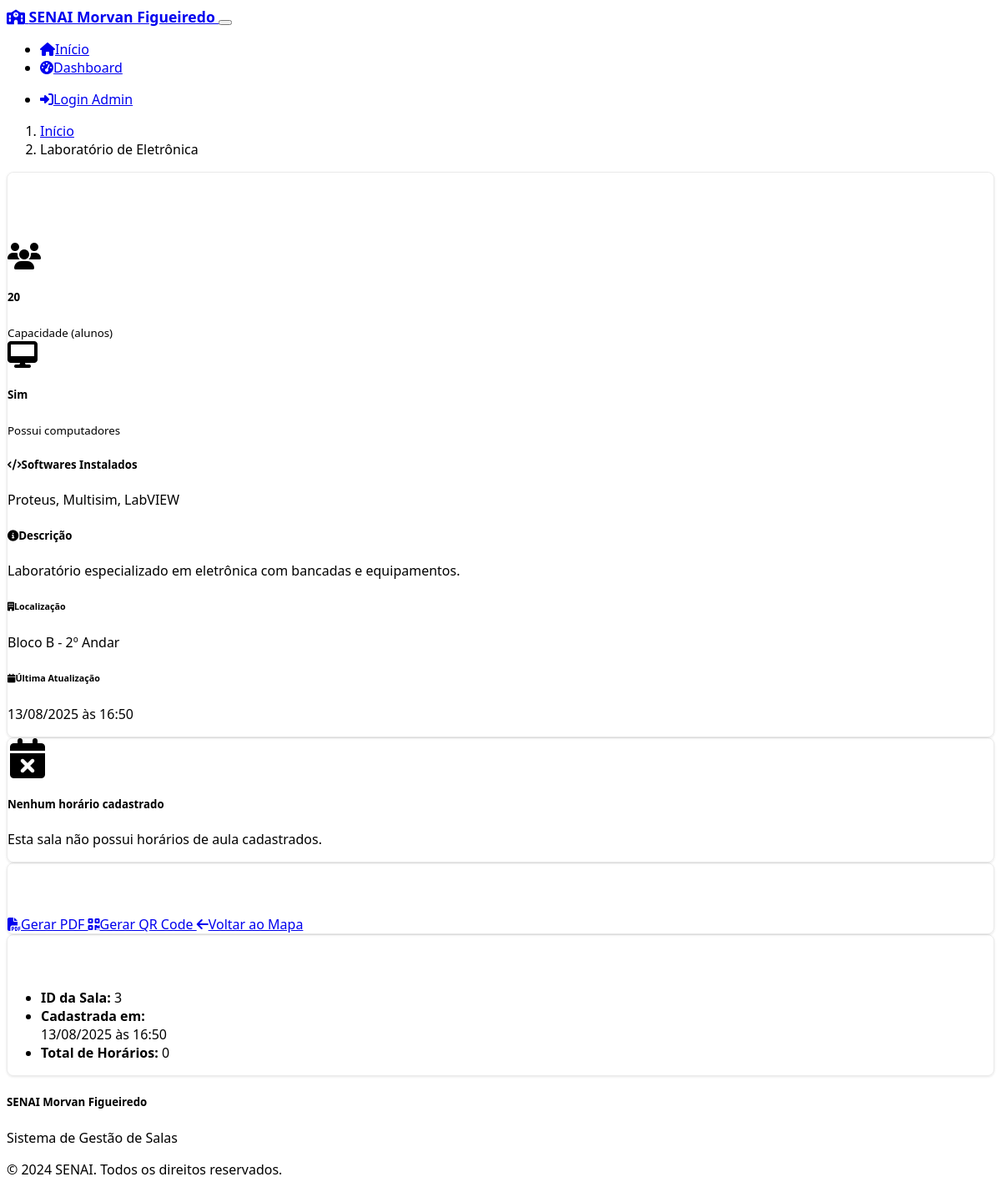
/classroom/3, run on the app's committed database.
### models.py (models this page shows, shortened)
class Classroom(db.Model):
    id = db.Column(db.Integer, primary_key=True)
    name = db.Column(db.String(100), nullable=False)
    capacity = db.Column(db.Integer, nullable=False)
    has_computers = db.Column(db.Boolean, default=False)
    software = db.Column(db.Text, default='')
    description = db.Column(db.Text, default='')
    floor = db.Column(db.Integer, nullable=False)
    block = db.Column(db.String(10), nullable=False)
    image_url = db.Column(db.String(255), default='')
    created_at = db.Column(db.DateTime, default=datetime.utcnow)
    updated_at = db.Column(db.DateTime, default=datetime.utcnow, onupdate=datetime.utcnow)
    schedules = db.relationship('Schedule', backref='classroom', lazy=True, cascade='all, delete-orphan')

### routes.py (the view)
@app.route('/classroom/<int:classroom_id>')
def classroom_detail(classroom_id):
    classroom = Classroom.query.get_or_404(classroom_id)
    schedules = Schedule.query.filter_by(classroom_id=classroom_id, is_active=True).all()
    return render_template('classroom.html', classroom=classroom, schedules=schedules)

### templates/classroom.html (shortened to what this page needs)
{% extends "base.html" %}
{% block content %}
<div class="container">
    <div class="row">
        <div class="col-12">
            <nav aria-label="breadcrumb">
                <ol class="breadcrumb">
                    <li class="breadcrumb-item"><a href="{{ url_for('index') }}">Início</a></li>
                    <li class="breadcrumb-item active">{{ classroom.name }}</li>
                </ol>
            </nav>
        </div>
    </div>
    <div class="row">
        <div class="col-lg-8">
            <div class="card">
                <div class="card-header d-flex justify-content-between align-items-center">
                    <h3 class="mb-0"><i class="fas fa-door-open me-2 text-primary"></i>{{ classroom.name }}</h3>
                    <span class="badge bg-primary fs-6">{{ classroom.block }}{{ classroom.floor }}</span>
                </div>
                <div class="card-body">
                    <div class="row mb-4">
                        <div class="col-md-6">
                            <div class="d-flex align-items-center mb-3">
                                <i class="fas fa-users fa-2x text-info me-3"></i>
                                <div>
                                    <h5 class="mb-0">{{ classroom.capacity }}</h5>
                                    <small class="text-muted">Capacidade (alunos)</small>
                                </div>
                            </div>
                        </div>
                        <div class="col-md-6">
                            <div class="d-flex align-items-center mb-3">
                                {% if classroom.has_computers %}
                                    <i class="fas fa-desktop fa-2x text-success me-3"></i>
                                    <div>
                                        <h5 class="mb-0 text-success">Sim</h5>
                                        <small class="text-muted">Possui computadores</small>
                                    </div>
                                {% else %}
                                    <i class="fas fa-times fa-2x text-danger me-3"></i>
                                    <div>
                                        <h5 class="mb-0 text-danger">Não</h5>
                                        <small class="text-muted">Possui computadores</small>
                                    </div>
                                {% endif %}
                            </div>
                        </div>
                    </div>
                    {% if classroom.software %}
                    <div class="mb-4">
                        <h5><i class="fas fa-code me-2"></i>Softwares Instalados</h5>
                        <div class="bg-light p-3 rounded">
                            {{ classroom.software }}
                        </div>
                    </div>
                    {% endif %}
                    {% if classroom.description %}
                    <div class="mb-4">
                        <h5><i class="fas fa-info-circle me-2"></i>Descrição</h5>
                        <div class="bg-light p-3 rounded">
                            {{ classroom.description }}
                        </div>
                    </div>
                    {% endif %}
                    <div class="row">
                        <div class="col-md-6">
                            <h6><i class="fas fa-building me-2"></i>Localização</h6>
                            <p>Bloco {{ classroom.block }} - {{ classroom.floor }}º Andar</p>
                        </div>
                        <div class="col-md-6">
                            <h6><i class="fas fa-calendar me-2"></i>Última Atualização</h6>
                            <p>{{ classroom.updated_at.strftime('%d/%m/%Y às %H:%M') if classroom.updated_at else 'Não informado' }}</p>
                        </div>
                    </div>
                </div>
            </div>
            {% if schedules %}
            <div class="card mt-4">
                <div class="card-header">
                    <h5 class="mb-0"><i class="fas fa-calendar-alt me-2"></i>Horários de Aula</h5>
                </div>
                <div class="card-body">
                    <div class="table-responsive">
                        <table class="table table-striped">
                            <thead>
                                <tr>
                                    <th>Dia</th>
                                    <th>Turno</th>
                                    <th>Horário</th>
                                    <th>Curso</th>
                                    <th>Instrutor</th>
                                </tr>
                            </thead>
                            <tbody>
                                {% for schedule in schedules %}
                                <tr>
                                    <td>{{ schedule.to_dict()['day_name'] }}</td>
                                    <td>
                                        <span class="badge bg-secondary">
                                            {% if schedule.shift == 'morning' %}Manhã
                                            {% elif schedule.shift == 'afternoon' %}Tarde
                                            {% elif schedule.shift == 'fullday' %}Integral
                                            {% elif schedule.shift == 'night' %}Noite
                                            {% endif %}
                                        </span>
                                    </td>
                                    <td>{{ schedule.start_time }} - {{ schedule.end_time }}</td>
                                    <td>{{ schedule.course_name }}</td>
                                    <td>{{ schedule.instructor or 'Não informado' }}</td>
                                </tr>
                                {% endfor %}
                            </tbody>
                        </table>
                    </div>
                </div>
            </div>
            {% else %}
            <div class="card mt-4">
                <div class="card-body text-center">
                    <i class="fas fa-calendar-times fa-3x text-muted mb-3"></i>
                    <h5>Nenhum horário cadastrado</h5>
                    <p class="text-muted">Esta sala não possui horários de aula cadastrados.</p>
                </div>
            </div>
            {% endif %}
        </div>
        <div class="col-lg-4">
            <div class="card">
                <div class="card-header">
                    <h5 class="mb-0"><i class="fas fa-cogs me-2"></i>Ações</h5>
                </div>
                <div class="card-body">
                    <div class="d-grid gap-2">
                        <a href="{{ url_for('generate_pdf', classroom_id=classroom.id) }}" class="btn btn-outline-primary">
                            <i class="fas fa-file-pdf me-2"></i>Gerar PDF
                        </a>
                        <a href="{{ url_for('generate_qr', classroom_id=classroom.id) }}" class="btn btn-outline-secondary">
                            <i class="fas fa-qrcode me-2"></i>Gerar QR Code
                        </a>
                        <a href="{{ url_for('index') }}" class="btn btn-outline-dark">
                            <i class="fas fa-arrow-left me-2"></i>Voltar ao Mapa
                        </a>
                    </div>
                </div>
            </div>
            <div class="card mt-3">
                <div class="card-header">
                    <h6 class="mb-0"><i class="fas fa-info-circle me-2"></i>Informações Rápidas</h6>
                </div>
                <div class="card-body">
                    <ul class="list-unstyled mb-0">
                        <li class="mb-2">
                            <strong>ID da Sala:</strong> {{ classroom.id }}
                        </li>
                        <li class="mb-2">
                            <strong>Cadastrada em:</strong><br>
                            {{ classroom.created_at.strftime('%d/%m/%Y às %H:%M') if classroom.created_at else 'Não informado' }}
                        </li>
                        <li class="mb-2">
                            <strong>Total de Horários:</strong> {{ schedules|length }}
                        </li>
                    </ul>
                </div>
            </div>
        </div>
    </div>
</div>
{% endblock %}

### static/css/custom.css (style rules this page uses)
:root { --senai-blue: #1e3a8a; --senai-light-blue: #3b82f6; --senai-green: #10b981; --senai-orange: #f59e0b; --senai-red: #ef4444; }
body { font-family: 'Segoe UI', Tahoma, Geneva, Verdana, sans-serif; }
.card { border: 1px solid rgba(0,0,0,0.08); box-shadow: 0 1px 3px rgba(0,0,0,0.1); transition: transform 0.2s ease-in-out, box-shadow 0.2s ease-in-out; border-radius: 8px; }
.card-header { background: linear-gradient(135deg, var(--bs-primary) 0%, var(--bs-primary-dark) 100%); border-bottom: none; color: white; }
.badge { font-size: 0.75rem; padding: 0.5em 0.75em; }
[data-bs-theme="dark"] .bg-light { background-color: var(--bs-dark) !important; color: var(--bs-light); }

### data on the page
Classroom: name "Laboratório de Eletrônica", capacity "20", software "Proteus, Multisim, LabVIEW", description "Laboratório especializado em eletrônica com bancadas e equipamentos.", block "B", floor "2", updated_at "13/08/2025 às 16:50", id "3", created_at "13/08/2025 às 16:50"

### other printed values
{{ schedules|length }} "0"
